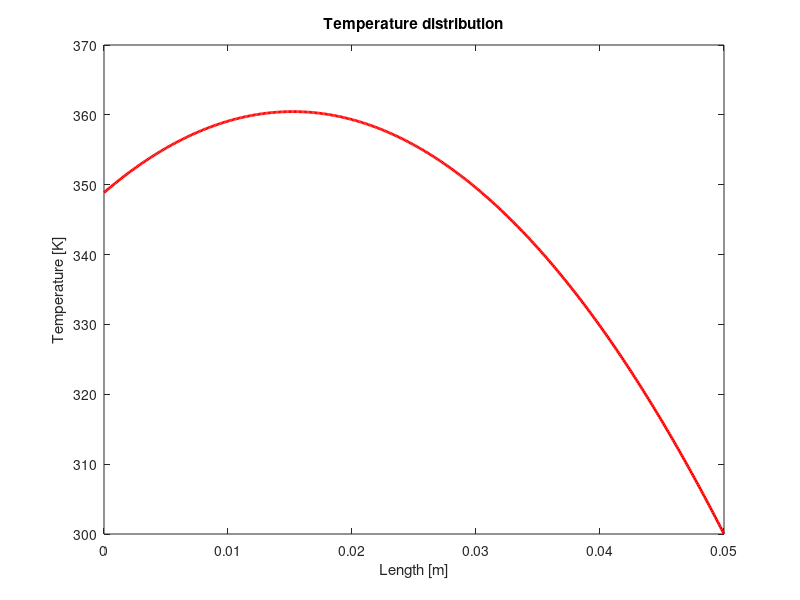
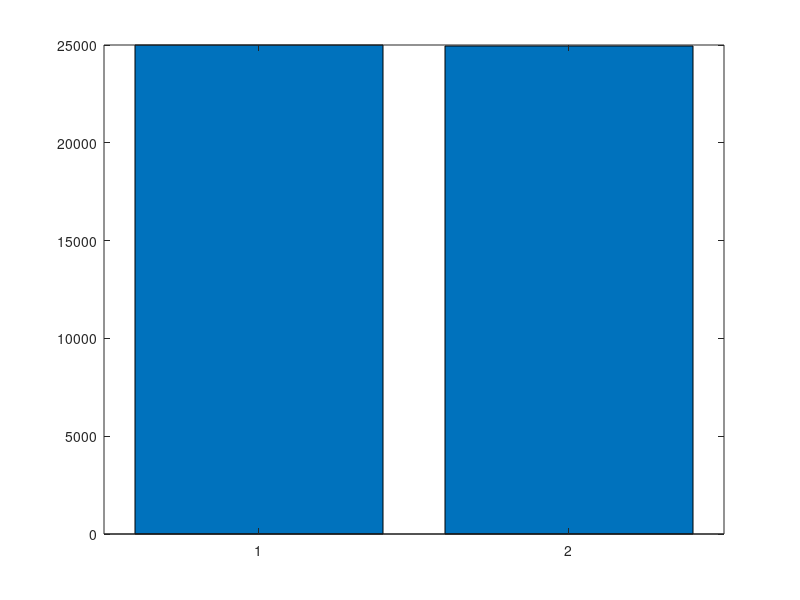

Reproduce these figures in MATLAB, in order. (Note: this script raises an error after producing the figures.)
% In the same case of the exercise 1 (an infinite wall with 50 mm of thinkness and heat conducibility
% of 500 W/m/K and volumetric heat generation of 500 kW/m^3), the insulation is removed from the adiabatic surface,
% so that surface A is in contact with a fluid at temperature 273 K with which it exchanges
% heat by convection (heat transfer coefficient h_f = 100 W/(m² K)), see Fig. 4.
% Calculate analytically and numerically the temperature distribution in the wall,
% verify the incoming and outgoing heat fluxes, and compare the two solutions on the same graph.

% Laib 3, exercise 4
% Simone Canevarolo
% S269893
% 30/10/2024

clear all
close all
clc

ll = 50e-3; % m
kk = 5; % W/m/K
qv = 500e3; % W/m^3
T0 = 300; % K
hh = 100; % W/m^2/K
Tf = 273; % K

dx = 1e-4;
xx = (0:dx:ll)';
Nx = length(xx);

sub_diag = ones(Nx,1);
main_diag = -2*ones(Nx,1);
sup_diag = sub_diag;

Band = [[sub_diag(2:end);0], main_diag, [0;sup_diag(1:end-1)]];

AA = spdiags(Band,-1:1,Nx,Nx);

bb = -qv*dx^2/kk*ones(Nx,1);

AA(1,1) = hh+kk/dx;
AA(1,2) = -kk/dx;
bb(1) = Tf*hh;

AA(end,end-1) = 0;
AA(end,end) = 1;
bb(end) = T0;

TT = AA\bb;

figure(1)
plot(xx,TT,'r','LineWidth',2)
title('Temperature distribution')
xlabel('Length [m]')
ylabel('Temperature [K]')

% Energy conservation

flow_in = qv*ll;
flow_out = abs(hh*(Tf-TT(1)))+abs((T0-TT(end-1))/dx*kk);

err1 =abs(flow_out - flow_in)/abs(flow_in);

fprintf('The error is %.5f \n',err1)

figure(2)
flowbar = bar([flow_in,flow_out])
colors = [0 1 0; 1 0 0];
flowbar.FaceColor = 'flat';
flowbar.CData = colors;
title('Flow comparison');
ylabel('Flow [W]');
set(gca,'xticklabels',{'Flow in' 'Flow out'});